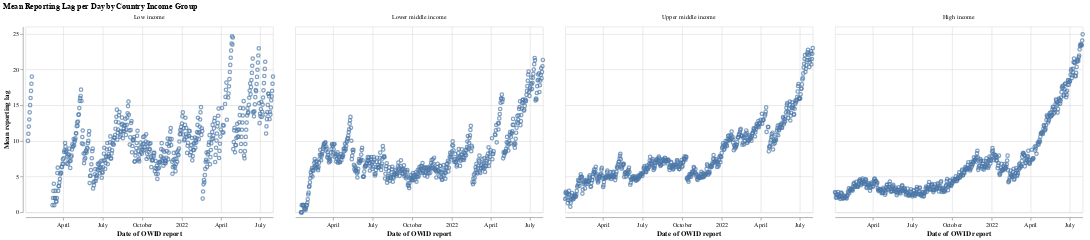

Here is the notebook cell this chart was saved with:
### Code cell
# Chart reporting lag by income average with facet
alt.Chart(income_aggregate).mark_point().encode(
        x=alt.X('owid_date_',title='Date of OWID report'),
        y=alt.Y('date_diff_mean',title='Mean reporting lag'),
).facet(column=alt.Column(
    "Income group_",title=None,sort=income_order), columns=4).properties(
        title="Mean Reporting Lag per Day by Country Income Group")

### Figure 1 — Vega-Lite specification as saved in the notebook (floating-point values rounded to 4 significant figures; data arrays with more than 128 entries replaced by an {"elided": "..."} marker saying what was removed)
{"config": {"view": {"continuousWidth": 400, "continuousHeight": 300}}, "data": {"name": "data-88b190211b04e4e56d81a0115e06eee9"}, "facet": {"column": {"field": "Income group_", "sort": ["Low income", "Lower middle income", "Upper middle income", "High income"], "title": null, "type": "nominal"}}, "spec": {"mark": "point", "encoding": {"x": {"field": "owid_date_", "title": "Date of OWID report", "type": "temporal"}, "y": {"field": "date_diff_mean", "title": "Mean reporting lag", "type": "quantitative"}}}, "columns": 4, "title": "Mean Reporting Lag per Day by Country Income Group", "$schema": "https://vega.github.io/schema/vega-lite/v4.17.0.json", "datasets": {"data-88b190211b04e4e56d81a0115e06eee9": {"elided": "2210 records"}}}
